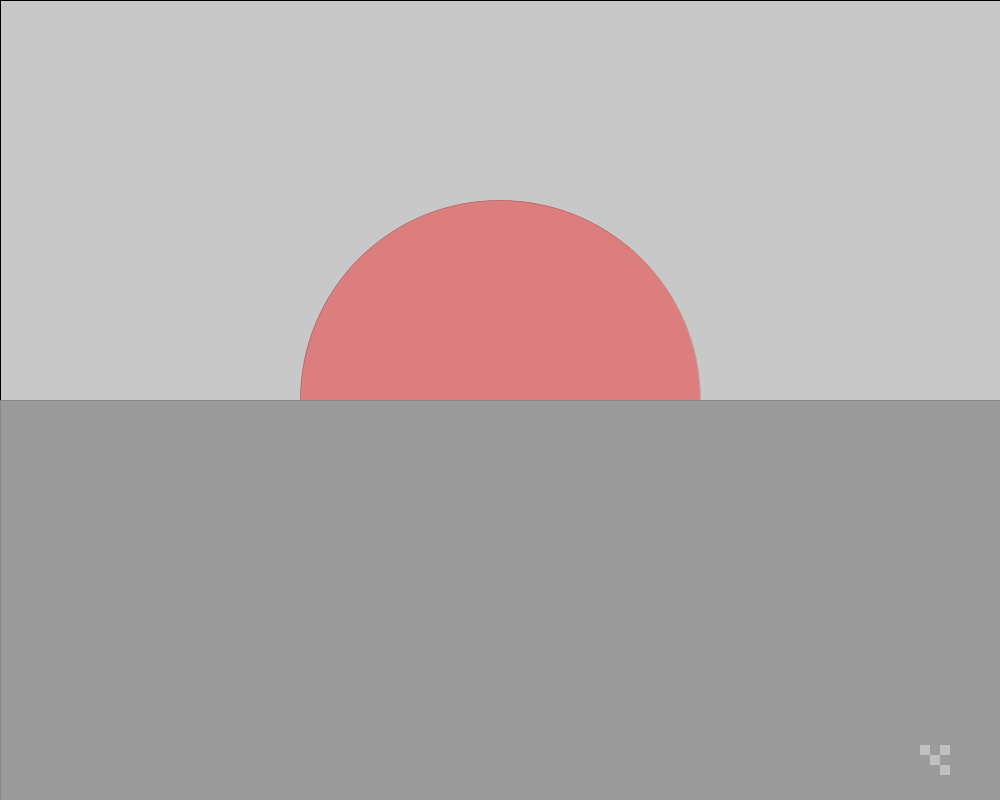
Frame 1 (no input)
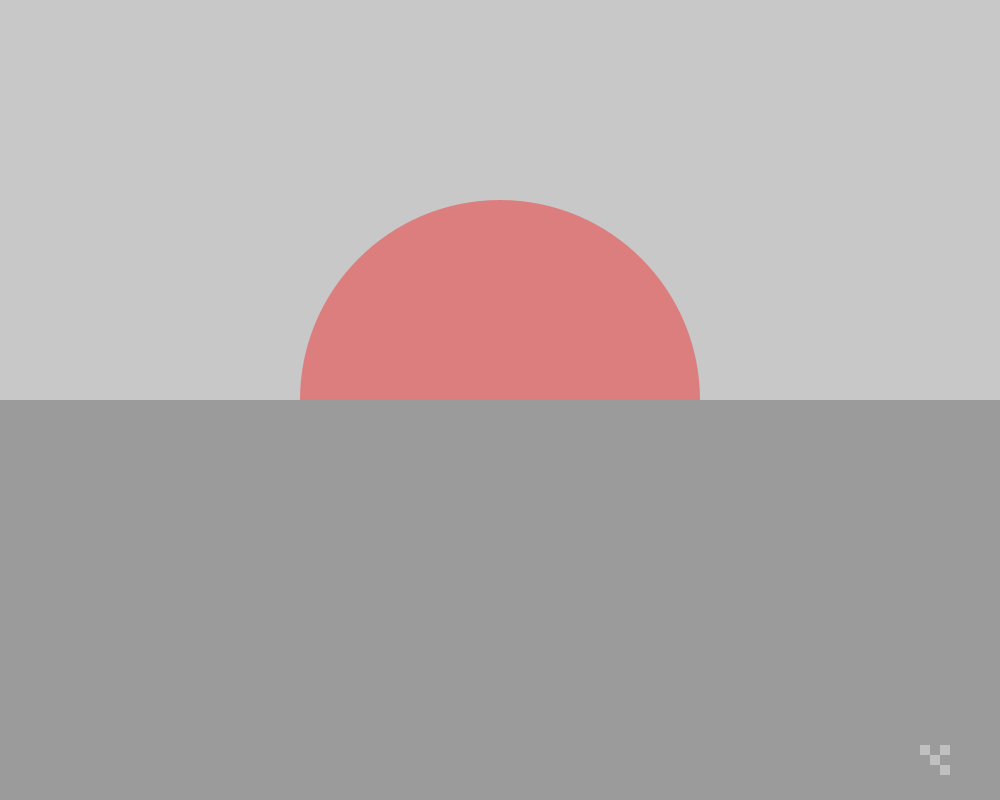
Frame 60 (the mouse pressed at the canvas centre just before this capture)
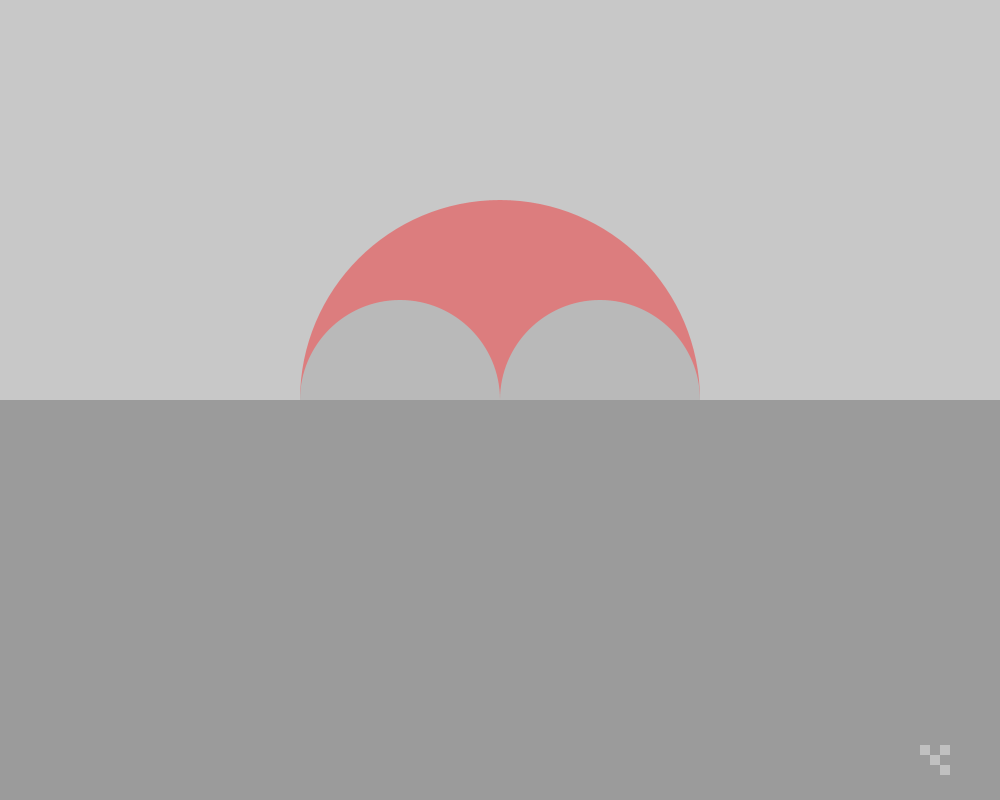
Frame 120 (the mouse held since frame 60 and released just before this capture)

The Processing sketch that drew these frames (run headless with seeded random() and noise(); from frame 60 on, the mouse is pressed at the canvas centre):

// Processing sketch: processing_151158
// ── processing_151158.pde


void setup() {
  size(1000, 800);
  smooth();
}


void draw() {
  background(125);

  float d = 400;
  float a = dist(width/2-(d/2), height/2, mouseX, height/2);
  float b = dist(width/2+(d/2), height/2, mouseX, height/2);

  if (mouseX>width/2+(d/2)) {
    a = 0;
    b = 0;
  }

  if (mouseX<width/2-(d/2)) {
    a = 0;
    b = 0;
  }

  fill(200);
  rect(0, 0, width, height/2);
  strokeWeight(.1);

  line(width/2-(d/2), height/2, width/2+(d/2), height/2);
  ellipseMode(CENTER);
  fill( 255, 0, 2, 95);
  arc(width/2, height/2, d, d, -PI, 0);
  fill(185);
  arc(mouseX-(a/2), height/2, a, a, -PI, 0);
  arc(mouseX+(b/2), height/2, b, b, -PI, 0);



  fill(155);
  rect(0, height/2, width, height/2);
  logo();
}
void logo() {
  pushMatrix();                     
  fill(255, 255, 255, 95);
  noStroke();
  rect(width-80, height-55, 10, 10);
  rect(width-60, height-55, 10, 10);
  rect(width-70, height-45, 10, 10);
  rect(width-60, height-35, 10, 10);
  popMatrix();
}
